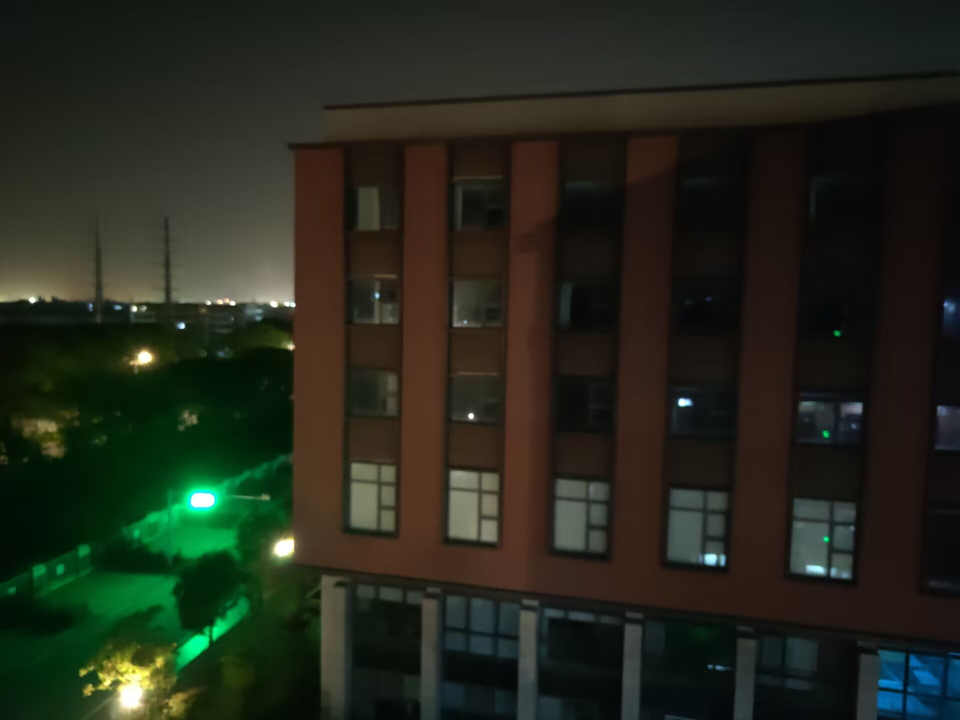
#> input picture concat1.jpg, 1920 x 1440 px (shown at 1/2 size)
$ jupyter execute concat.ipynb
#> lines starting #> are read from the running program, lines starting #| are printed output that depends on the picture
[cell 1]
import cv2
import numpy as np
from matplotlib import pyplot as plt
import time

[cell 2]
MIN = 10
FLANN_INDEX_KDTREE = 0
starttime = time.time()
img1 = cv2.imread('concat1.jpg')  # query
#> img1 is the input picture: shape (1440, 1920, 3); mean B, G, R 28.2, 40, 36.1
img2 = cv2.imread('concat2.jpg')  # train
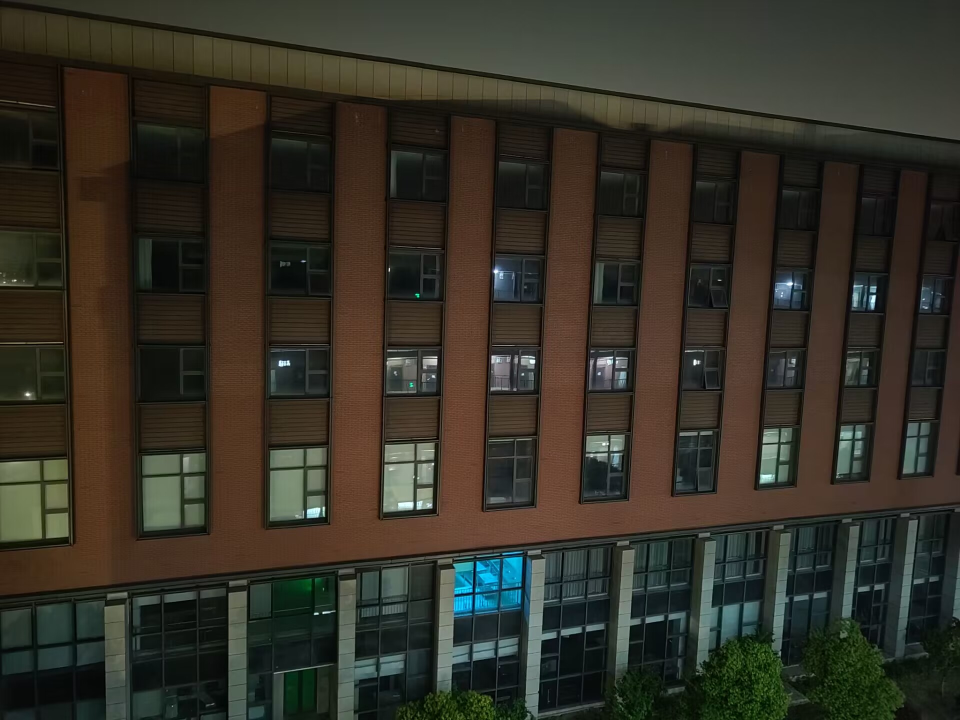
#> input picture concat2.jpg, 1920 x 1440 px (shown at 1/2 size)
#> img2 is the input picture: shape (1440, 1920, 3); mean B, G, R 39.1, 49.4, 52.4
imageA = cv2.resize(img1, (0, 0), fx=0.2, fy=0.2)
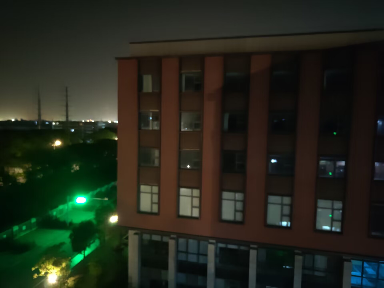
#> imageA: shape (288, 384, 3); mean B, G, R 28.2, 40, 36.1
imageB = cv2.resize(img2, (0, 0), fx=0.2, fy=0.2)
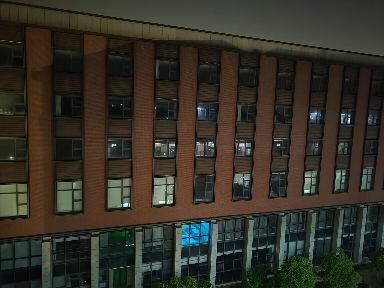
#> imageB: shape (288, 384, 3); mean B, G, R 39.1, 49.4, 52.5
sift = cv2.SIFT_create()
kp1, descrip1 = sift.detectAndCompute(imageA, None)
#> kp1 = 284 keypoints; strongest (x, y, size): (273, 161, 2.5), (113, 219, 6.2), (284, 223, 3.1), (81, 200, 7.9)
kp2, descrip2 = sift.detectAndCompute(imageB, None)
#> kp2 = 469 keypoints; strongest (x, y, size): (278, 145, 1.8), (126, 205, 3.1), (306, 191, 2.7), (163, 202, 2.1)
# 创建字典
indexParams = dict(algorithm=FLANN_INDEX_KDTREE, trees=5)
searchParams = dict(checks=50)
flann = cv2.FlannBasedMatcher(indexParams, searchParams)
match = flann.knnMatch(descrip1, descrip2, k=2)
#> match = 284 matches
good = []
# 过滤特征点
for i, (m, n) in enumerate(match):
    if m.distance < 0.75 * n.distance:
        good.append(m)
#> after the loop, good = 41 matches

# 当筛选后的匹配对大于10时，计算视角变换矩阵
if len(good) > MIN:
    src_pts = np.float32([kp1[m.queryIdx].pt for m in good]).reshape(-1, 1, 2)
#> src_pts = 41 rows, first 8: [66.89, 116.9], [143, 187.6], [155.1, 188.9], [158.7, 193.6], [178.4, 191.1], [181.6, 212.4], [181.6, 212.4], [182.4, 211.8]
    ano_pts = np.float32([kp2[m.trainIdx].pt for m in good]).reshape(-1, 1, 2)
#> ano_pts = 41 rows, first 8: [13.41, 247.7], [61.09, 184.9], [22.24, 187.2], [28.33, 191.7], [106, 183.4], [110.4, 204.7], [110.4, 204.7], [110.4, 204.7]
    M, mask = cv2.findHomography(src_pts, ano_pts, cv2.RANSAC, 5.0)
#> M = [[2.97, 0.17, -569.2], [0.562, 2.53, -209], [0.00483, 0.000646, 1]]; mask = 41 values, max 1 at index 9, min 0 at index 0, mean 0.61
    warpImg = cv2.warpPerspective(imageB, np.linalg.inv(M), (imageA.shape[1] + imageB.shape[1], imageB.shape[0]))
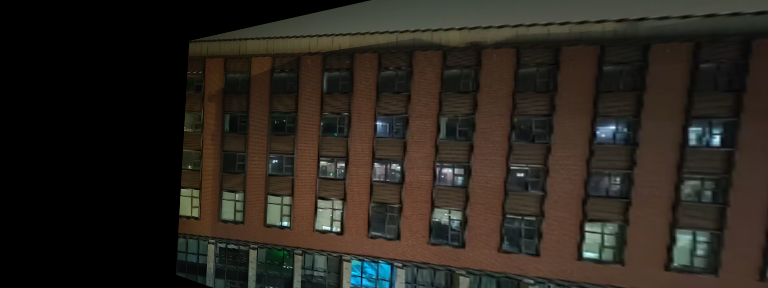
#> warpImg: shape (288, 768, 3); mean B, G, R 30.2, 37.1, 42.1
    direct = warpImg.copy()
    direct[0:imageA.shape[0], 0:imageB.shape[1]] = imageA
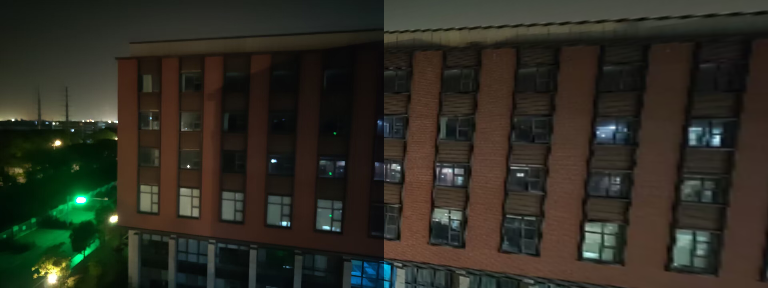
#> direct: shape (288, 768, 3); mean B, G, R 34.8, 44.7, 46.3
    simple = time.time()

# show('res', warpImg)
rows, cols = imageA.shape[:2]
#> rows = 288; cols = 384
print(rows)
#| 288
print(cols)
#| 384
for col in range(0, cols):
    # 开始重叠的最左端
    if imageA[:, col].any() and warpImg[:, col].any():
        left = col
        print(left)
        break

for col in range(cols - 1, 0, -1):
    # 重叠的最右一列
    if imageA[:, col].any() and warpImg[:, col].any():
        right = col
        print(right)
        break
# 加权处理
res = np.zeros([rows, cols, 3], np.uint8)
for row in range(0, rows):
    for col in range(0, cols):
        if not imageA[row, col].any():  # 如果没有原图，用旋转的填充
            res[row, col] = warpImg[row, col]
        elif not warpImg[row, col].any():
            res[row, col] = imageA[row, col]
        else:
            srcImgLen = float(abs(col - left))
            testImgLen = float(abs(col - right))
            alpha = srcImgLen / (srcImgLen + testImgLen)
            res[row, col] = np.clip(imageA[row, col] * (1 - alpha) + warpImg[row, col] * alpha, 0, 255)
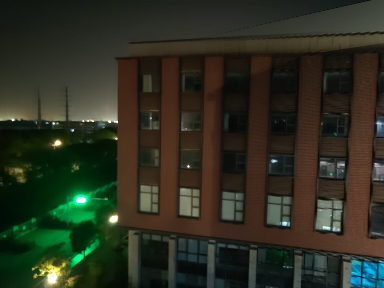
#> res: shape (288, 384, 3); mean B, G, R 33.3, 47.4, 44.6

warpImg[0:imageA.shape[0], 0:imageA.shape[1]] = res
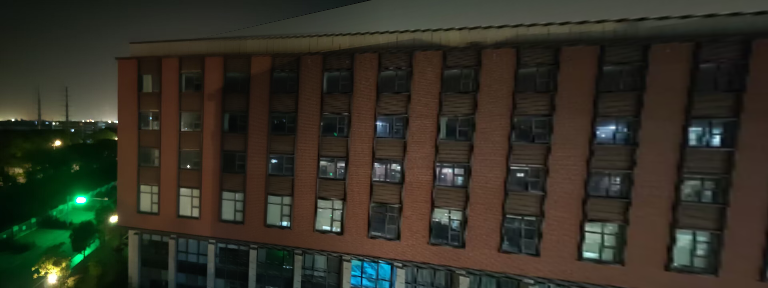
#> warpImg: shape (288, 768, 3); mean B, G, R 37.4, 48.4, 50.5
final = time.time()
print(final - starttime)
cv2.imwrite('concat_res.jpg', warpImg)
#> Out = True
